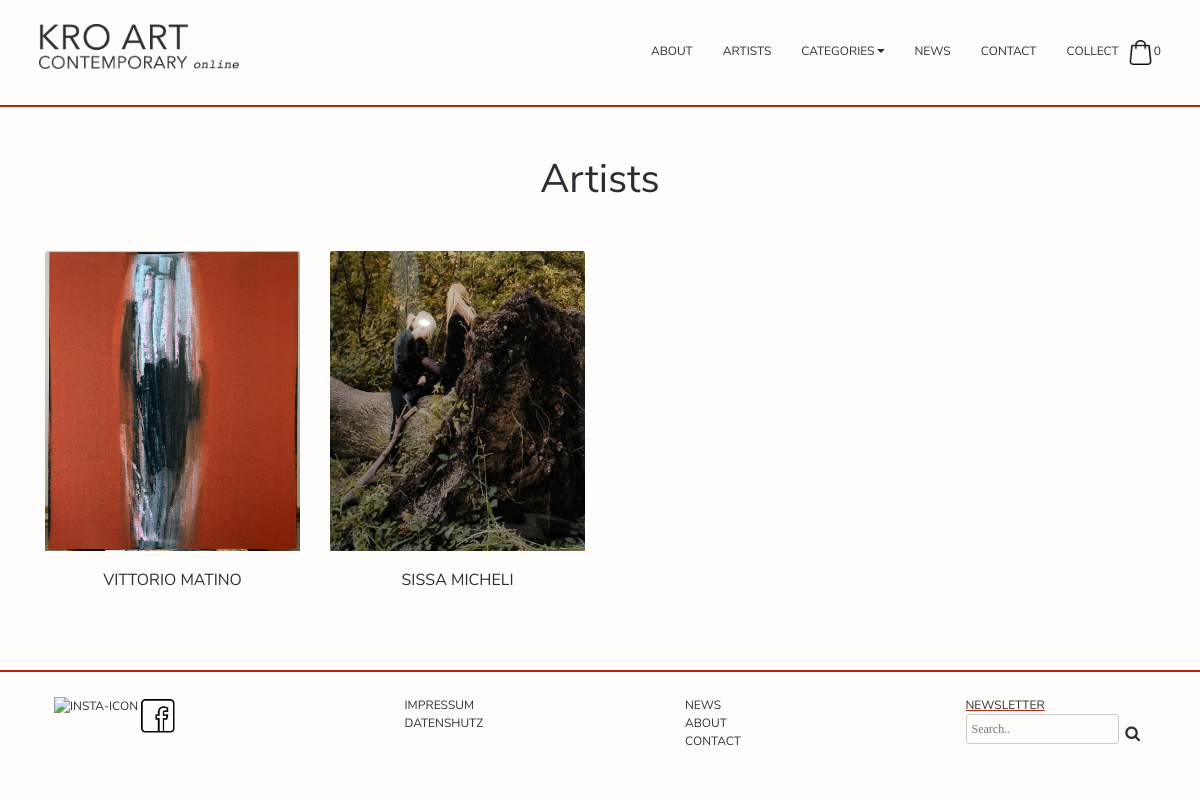
The page /Website/artists/artists.php on the database its author committed.
### tables this page shows
CREATE TABLE `artist` (
  `artist_id` int(11) NOT NULL,
  `name` varchar(255) NOT NULL,
  `lastname` varchar(255) NOT NULL,
  `exh` text NOT NULL,
  `ssa` text NOT NULL,
  `bio` text NOT NULL,
  `pdf` varchar(255) NOT NULL
);

### Website/artists/artists.php (the view, shortened to what this page needs)
<?php  include_once('../includes/navbar.php');
$sql_artist = "SELECT artist.artist_id, artist.name,artist.lastname, picture, ssa, exh,bio FROM (artwork INNER JOIN artist ON artwork.fk_artist_id = artist.artist_id) GROUP BY artist_id ORDER BY lastname";
$result_artist = $conn->query($sql_artist);
?>
<main>
  <div class="container text-center pt-5 pb-5">
      <h1>Artists</h1>
      <div class="row artistsCard d-flex mt-5">
      <?php
        if(mysqli_num_rows($result_artist) > 0){
        while($row = mysqli_fetch_array($result_artist)){
          echo '<div class="card border-0 col-lg-3 col-md-4 col-sm-6  text-left">';
          echo '<a href="../artist_Info/artist_info.php?id=' . $row['artist_id'] . '"><img class="card-img-top" src="../img/'. $row["picture"] .'" alt=""></a>';
          echo '<div class="card-body text-center">';
          echo '<a href="../artist_Info/artist_info.php?id=' . $row['artist_id'] . '"><h5 class="card-title artName">' . $row["name"] . ' ' . $row["lastname"] . '</h5></a>';
          echo '</div>';
          echo '</div>';
        }
      }
    ?>
    </div>
  </div>
</main>
<?php include_once('../includes/footer.php') ?>

### Website/Style/style.css (style rules this page uses)
body { background-color: #fffdfb; }
h1 { font-family: "nunito"; color: #2d2d34; }
h5 { font-family: "nunito"; font-size: 16px; color: #2d2d34; text-transform: uppercase; }
a { text-transform: uppercase; font-size: 12px; color: #2d2d34; font-family: "nunito"; }
body, html { margin:0; padding:0; }
.artistsCard { font-size: 16px !important; }
.card { background-color: transparent; }
.card img { height: 300px; }

### rows shown on the page
artist: shows a picture, name "VITTORIO", lastname "MATINO"
artist: shows a picture, name "SISSA", lastname "MICHELI"

### other values the page prints
my_shopping_cart_total_product_count() "0"
